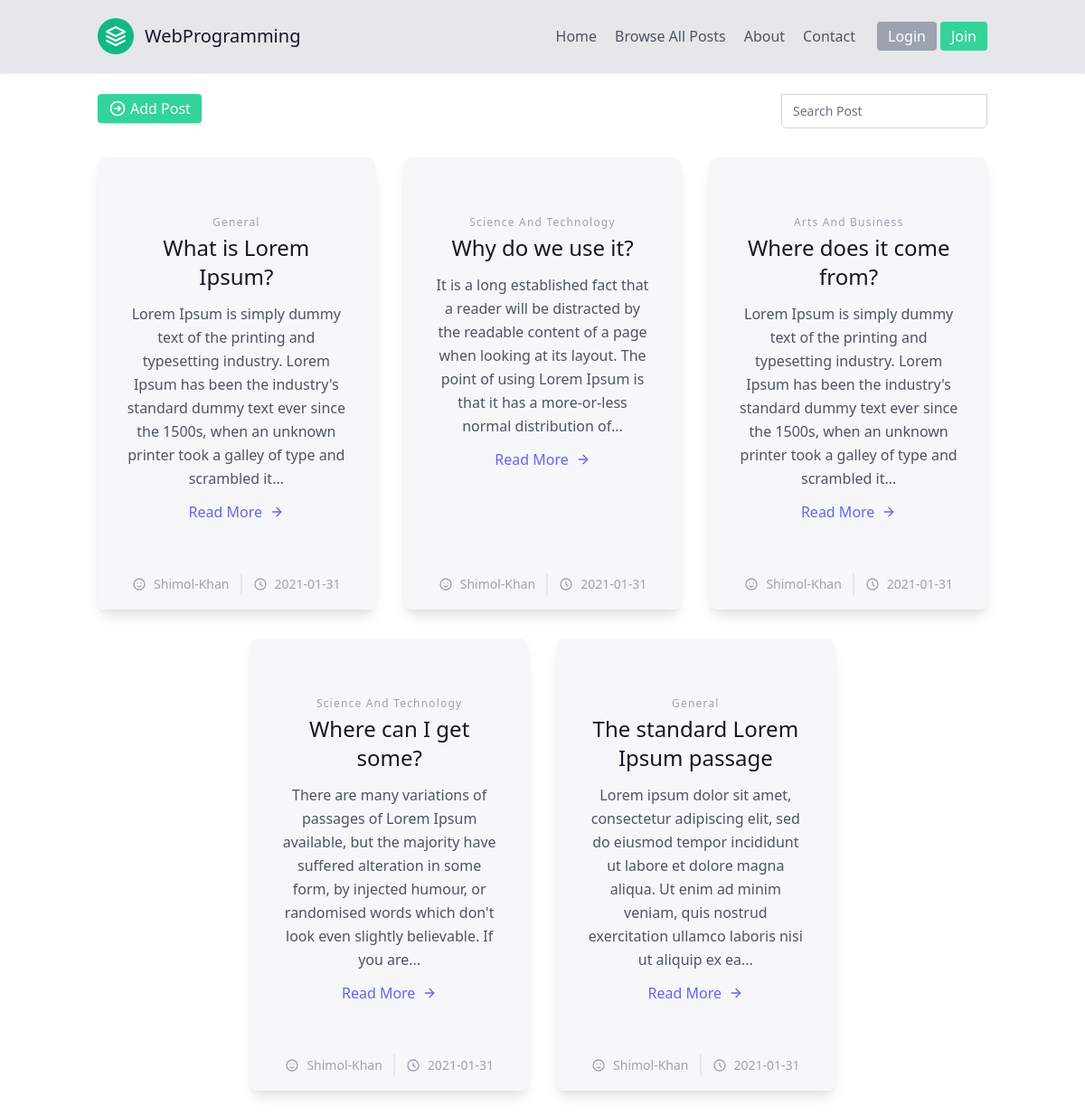
Screenshot of /browse with the database file from the repository.
### Blog/models.py (models this page shows, shortened)
class Post(db.Model):
    id = db.Column(db.Integer, primary_key=True)
    title = db.Column(db.String(100), nullable=False)
    date_posted = db.Column(db.DateTime, nullable=False, default=datetime.utcnow)
    category = db.Column(db.String(100), nullable=False)
    content = db.Column(db.Text, nullable=False)
    user_id = db.Column(db.Integer, db.ForeignKey('user.id'), nullable=False)

class User(db.Model, UserMixin):
    id = db.Column(db.Integer, primary_key=True)
    username = db.Column(db.String(20), unique=True, nullable=False)
    email = db.Column(db.String(120), unique=True, nullable=False)
    image_file = db.Column(db.String(20), nullable=False, default='default.jpg')
    password = db.Column(db.String(60), nullable=False)
    posts = db.relationship('Post', backref='author', lazy=True)

### Blog/routes.py (the view)
@app.route("/browse")
def browse():
    q = request.args.get('q')
    if q:
        posts = Post.query.filter(Post.title.contains(q) | Post.content.contains(q))
    else:
        posts = Post.query.all()
    return render_template('browse.html', posts=posts)

### Blog/templates/browse.html
{% extends "layout.html" %}
{% block content %}
<section class="body-font">
  <div class="container px-5 py-6 mx-auto">
    <div class="flex justify-between">
        <div>
          <button>
            <a href="{{ url_for('new_post') }}" class="shadow inline-flex items-center bg-green-400 border-0 py-1 px-3 focus:outline-none hover:bg-green-500 rounded text-base mt-4 md:mt-0 text-gray-50">
              <svg class="w-5 h-5 mr-1" fill="none" stroke="currentColor" viewBox="0 0 24 24" xmlns="http://www.w3.org/2000/svg"><path stroke-linecap="round" stroke-linejoin="round" stroke-width="2" d="M13 9l3 3m0 0l-3 3m3-3H8m13 0a9 9 0 11-18 0 9 9 0 0118 0z"></path></svg>
              Add Post</a>
          </button>
        </div>
        <div>
          <form method="GET">
            <input type="text" class="appearance-none rounded-none relative block w-full px-3 py-2 border border-gray-300 placeholder-gray-500 text-gray-900 rounded-b-md focus:outline-none focus:ring-indigo-500 focus:border-indigo-500 focus:z-10 sm:text-sm" type="search" placeholder="Search Post" name="q">
          </form>
        </div>
    </div>
  </div>
</section>
  <section class="text-gray-600 body-font">
    <div class="container px-5 pt-2 pb-12 mx-auto">
      <div class="flex flex-wrap -m-4 justify-center">
        {% for post in posts %}
        <div class="p-4 lg:w-1/3">
          <div class="h-full bg-gray-100 bg-opacity-75 px-8 pt-16 pb-24 rounded-lg overflow-hidden text-center relative shadow-lg">
            <h2 class="tracking-widest text-xs title-font font-medium text-gray-400 mb-1">{{ post.category }}</h2>
            <h1 class="title-font sm:text-2xl text-xl font-medium text-gray-900 mb-3">{{ post.title }}</h1>
            <p class="leading-relaxed mb-3">{{ post.content | truncate(220)}}</p>
            <a class="text-indigo-500 inline-flex items-center" href="{{ url_for('post', post_id=post.id) }}">Read More
              <svg class="w-4 h-4 ml-2" viewBox="0 0 24 24" stroke="currentColor" stroke-width="2" fill="none"
                stroke-linecap="round" stroke-linejoin="round">
                <path d="M5 12h14"></path>
                <path d="M12 5l7 7-7 7"></path>
              </svg>
            </a>
            <div class="text-center mt-2 leading-none flex justify-center absolute bottom-0 left-0 w-full py-4">
              <span
                class="text-gray-400 mr-3 inline-flex items-center leading-none text-sm pr-3 py-1 border-r-2 border-gray-200">
                <svg class="w-4 h-4 mr-2" fill="none" stroke="currentColor" viewBox="0 0 24 24" xmlns="http://www.w3.org/2000/svg"><path stroke-linecap="round" stroke-linejoin="round" stroke-width="2" d="M14.828 14.828a4 4 0 01-5.656 0M9 10h.01M15 10h.01M21 12a9 9 0 11-18 0 9 9 0 0118 0z"></path></svg>
                {{ post.author.username }}
              </span>
              <span class="text-gray-400 inline-flex items-center leading-none text-sm">
                <svg class="w-4 h-4 mr-2" fill="none" stroke="currentColor" viewBox="0 0 24 24" xmlns="http://www.w3.org/2000/svg"><path stroke-linecap="round" stroke-linejoin="round" stroke-width="2" d="M12 8v4l3 3m6-3a9 9 0 11-18 0 9 9 0 0118 0z"></path></svg>
                {{ post.date_posted.strftime('%Y-%m-%d') }}
              </span>
            </div>
          </div>
        </div>
        {% endfor %}
      </div>
    </div>
  </section>
{% endblock content %}

### rows the page displays
Post: category "General", title "What is Lorem Ipsum?", content "Lorem Ipsum is simply dummy text of the printing and typesetting industry. Lorem Ipsum has been the industry's standard dummy text ever since the 1500s, when an unknown printer took a galley of type and scrambled it...", author.username "Shimol-Khan", date_posted "2021-01-31"
Post: category "Science And Technology", title "Why do we use it?", content "It is a long established fact that a reader will be distracted by the readable content of a page when looking at its layout. The point of using Lorem Ipsum is that it has a more-or-less normal distribution of...", author.username "Shimol-Khan", date_posted "2021-01-31"
Post: category "Arts And Business", title "Where does it come from?", content "Lorem Ipsum is simply dummy text of the printing and typesetting industry. Lorem Ipsum has been the industry's standard dummy text ever since the 1500s, when an unknown printer took a galley of type and scrambled it...", author.username "Shimol-Khan", date_posted "2021-01-31"
Post: category "Science And Technology", title "Where can I get some?", content "There are many variations of passages of Lorem Ipsum available, but the majority have suffered alteration in some form, by injected humour, or randomised words which don't look even slightly believable. If you are...", author.username "Shimol-Khan", date_posted "2021-01-31"
Post: category "General", title "The standard Lorem Ipsum passage", content "Lorem ipsum dolor sit amet, consectetur adipiscing elit, sed do eiusmod tempor incididunt ut labore et dolore magna aliqua. Ut enim ad minim veniam, quis nostrud exercitation ullamco laboris nisi ut aliquip ex ea...", author.username "Shimol-Khan", date_posted "2021-01-31"
